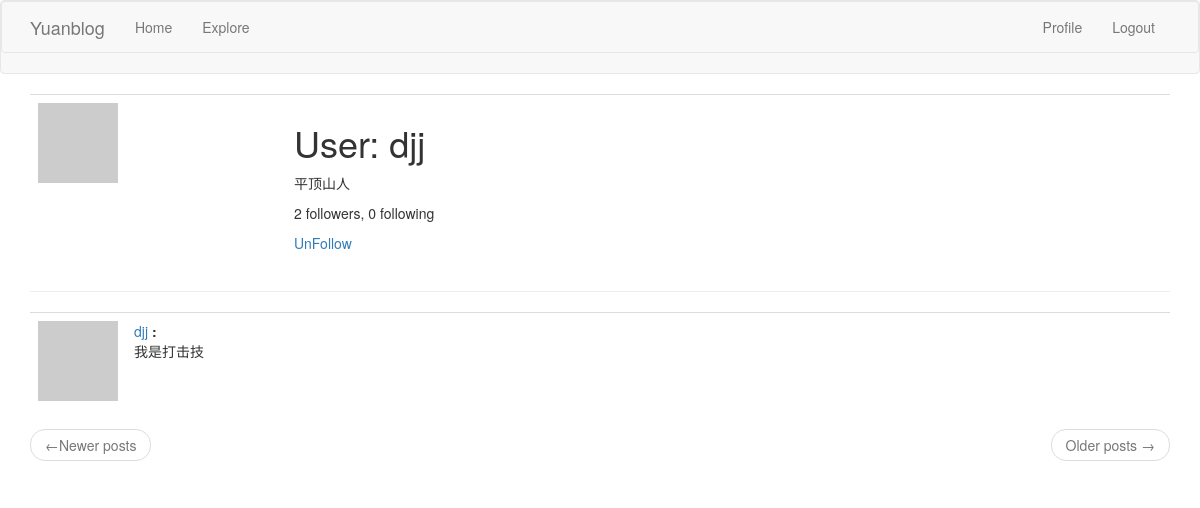
The app's page /user/djj (signed in), older data.
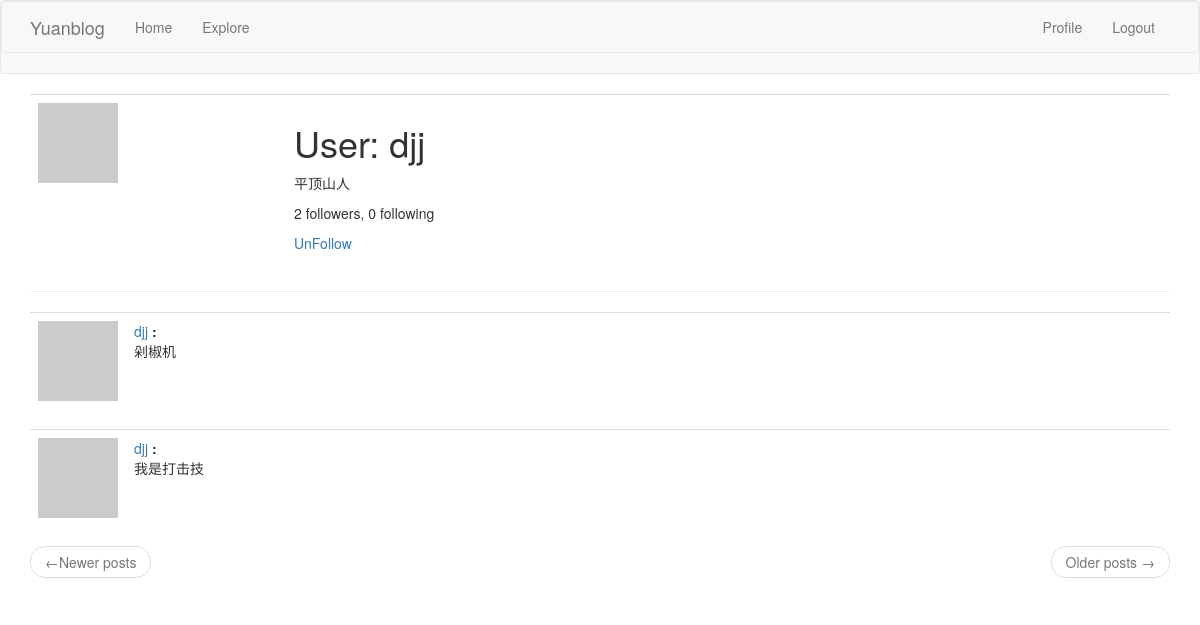
The same page, newer data.
### app/models.py (models this page shows, shortened)
class User(UserMixin, db.Model):
    id = db.Column(db.Integer, primary_key=True)
    username = db.Column(db.String(64), index=True, unique=True)
    email = db.Column(db.String(128), index=True, unique=True)
    password_hash = db.Column(db.String(128))
    posts = db.relationship('Post', backref='author', lazy='dynamic')
    about_me = db.Column(db.String(140))
    last_date = db.Column(db.DateTime, default=datetime.utcnow)
    followed = db.relationship(
        'User', secondary=followers,
        primaryjoin=(followers.c.follower_id == id),
        secondaryjoin=(followers.c.followed_id == id),
        backref=db.backref('followers', lazy='dynamic'), lazy='dynamic')
    def avatar(self, size):
        digest = hashlib.md5(self.email.lower().encode('utf-8')).hexdigest()
        return 'https://www.gravatar.com/avatar/{}?d=identicon&s={}'.format(digest, size)
    def is_following(self, user):
        return self.followed.filter(followers.c.followed_id == user.id).count() > 0
    @login.user_loader
    def load_user(id):
        return User.query.get(int(id))

class Post(db.Model):
    id = db.Column(db.Integer, primary_key=True)
    body = db.Column(db.String(140))
    timestamp = db.Column(db.DateTime, index=True, default=datetime.utcnow)
    user_id = db.Column(db.Integer, db.ForeignKey('user.id'))

### app/routes.py (the view)
@app.route('/user/<username>')
@login_required
def user(username):
    user = User.query.filter_by(username=username).first_or_404()
    page = request.args.get('page', 1, type=int)
    posts = user.posts.order_by(Post.timestamp.desc()).paginate(
        page, app.config['POSTS_PER_PAGE'], False)
    next_url = url_for('user', username=user.username, page=posts.next_num) \
        if posts.has_next else None
    prev_url = url_for('user', username=user.username, page=posts.prev_num) \
        if posts.has_prev else None
    return render_template('user.html', user=user, posts=posts.items,
                           next_url=next_url, prev_url=prev_url)

### app/routes.py (called while the page is built)
@app.before_request
def before_request():
    if current_user.is_authenticated:
        current_user.last_date = datetime.utcnow()
        db.session.commit()

### app/templates/user.html (shortened to what this page needs)
{% extends "base.html" %}
{% block app_content %}
    <table class="table table-hover">
        <tr>
            <td width="256px"><img src="{{ user.avatar(256) }}"></td>
            <td>
                <h1>User: {{ user.username }}</h1>
                {% if user.about_me %}<p>{{ user.about_me }}</p>{% endif %}
                <p>{{ user.followers.count() }} followers, {{ user.followed.count() }} following</p>
                {% if user == current_user %}
                <p><a href="{{ url_for('edit_profile') }}">Edit your profile</a></p>
                {% elif not current_user.is_following(user) %}
                <p><a href="{{ url_for('follow', username=user.username) }}">Follow</a></p>
                {% else %}
                <p><a href="{{ url_for('un_follow', username=user.username) }}">UnFollow</a></p>
                {% endif %}
            </td>
        </tr>
    </table>
<hr>
{% for post in posts %}
    {% include '_post.html' %}
{% endfor %}
    <nav aria-label="...">
        <ul class="pager">
            <li class="previous{% if not prev_url %} disabled{% endif %}">
                <a href="{{ prev_url or '#' }}">
                    <span aria-hidden="true">&larr;</span>Newer posts
                </a>
            </li>
            <li class="next{% if not next_url %} disabled{% endif %}">
                <a href="{{ next_url or '#' }}">
                    Older posts <span aria-hidden="true">&rarr;</span>
                </a>
            </li>
        </ul>
    </nav>
{% endblock %}

### app/templates/base.html (shortened to what this page needs)
{% extends 'bootstrap/base.html' %}
{% block navbar %}
<nav class="navbar navbar-default">
 <nav class="navbar navbar-default">
        <div class="container">
            <div class="navbar-header">
                <a class="navbar-brand" href="{{ url_for('index') }}">Yuanblog</a>
            </div>
            <div class="collapse navbar-collapse" id="bs-example-navbar-collapse-1">
                <ul class="nav navbar-nav">
                    <li><a href="{{ url_for('index') }}">Home</a></li>
                    <li><a href="{{ url_for('explore') }}">Explore</a></li>
                </ul>
                <ul class="nav navbar-nav navbar-right">
                    {% if current_user.is_anonymous %}
                        <li><a href="{{ url_for('login') }}">Login</a></li>
                    {% else %}
                        <li><a href="{{ url_for('user', username=current_user.username) }}">Profile</a></li>
                        <li><a href="{{ url_for('logout') }}">Logout</a></li>
                    {% endif %}
                </ul>
            </div>
        </div>
    </nav>
</nav>
{% endblock %}
{%  block content %}
    <div class="container">
    {% block app_content %}
    {% endblock %}
    </div>
{% endblock %}

### app/templates/_post.html
<table class="table table-hover">
    <tr>
        <td width="70px">
            <a href="{{ url_for('user', username=post.author.username) }}">
                <img src="{{ post.author.avatar(70) }}">
            </a>
        </td>
        <td>
            <a href="{{ url_for('user', username=post.author.username) }}">
                    {{ post.author.username }}
                </a><b>:</b>
            <br>
            <p>{{ post.body }}</p>
        </td>
    </tr>
</table>

Row changes from the older to the newer data that the page shows:
added Post: author.username "djj", body "剁椒机"
